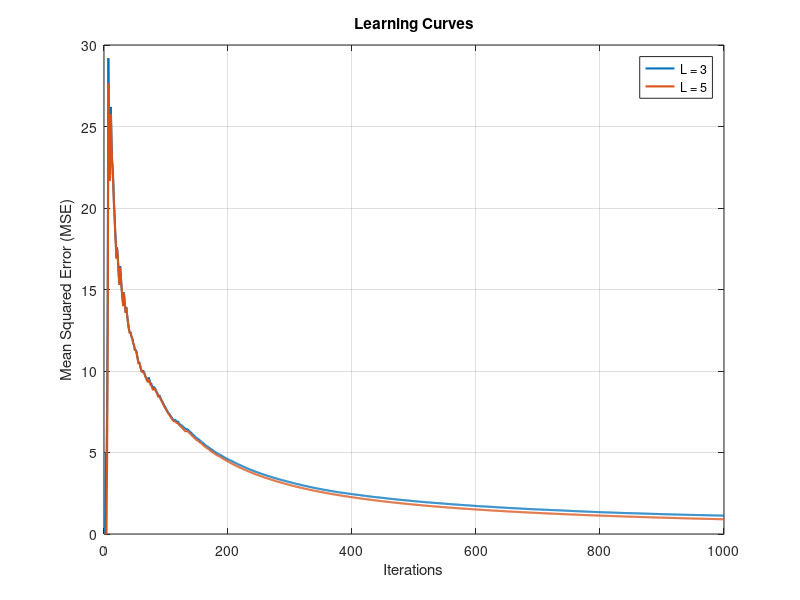

Write the MATLAB code that produced this figure.

N = 1000; % Samples/deigmata
x = randn(1, N); % Input signal/sima eisodou
h = [1, -0.4, -4, 0.5]; % Coefficients/Sidelestes
d = filter(h, 1, x); % d(n)
mu = 0.01; % Step size/vima μ

% Filter length/mhkos filtrou
filter_lengths = [3, 5];


learning_curves = zeros(length(filter_lengths), N);

% Loop for each length/epanalipseis gia to kathe mhkos
for idx = 1:length(filter_lengths)
    L = filter_lengths(idx); 
    w = zeros(1, L); 
    mse = zeros(1, N); 

    % Lms implementation/ilopoihsh lms
    for n = L:N
       
        X = x(n:-1:n-L+1); 
        
        % filter output/eksodos filtrou
        y = w * X'; 
        
       % Error of filter output signal compared to the desired signal/sfalma
    % eksodou
        e = d(n) - y; 
        
        %  New filter coefficients/Enimerosi sideleston me kathe epanalipsi
        w = w + mu * e * X; 
        
        
        mse(n) = e^2;
    end

   
    learning_curves(idx, :) = cumsum(mse) ./ (1:N);
end


figure;
for idx = 1:length(filter_lengths)
    plot(1:N, learning_curves(idx, :), 'LineWidth', 1.5); hold on;
end
title('Learning Curves');
xlabel('Iterations');
ylabel('Mean Squared Error (MSE)');
legend(arrayfun(@(L) sprintf('L = %d', L), filter_lengths, 'UniformOutput', false));
grid on;
